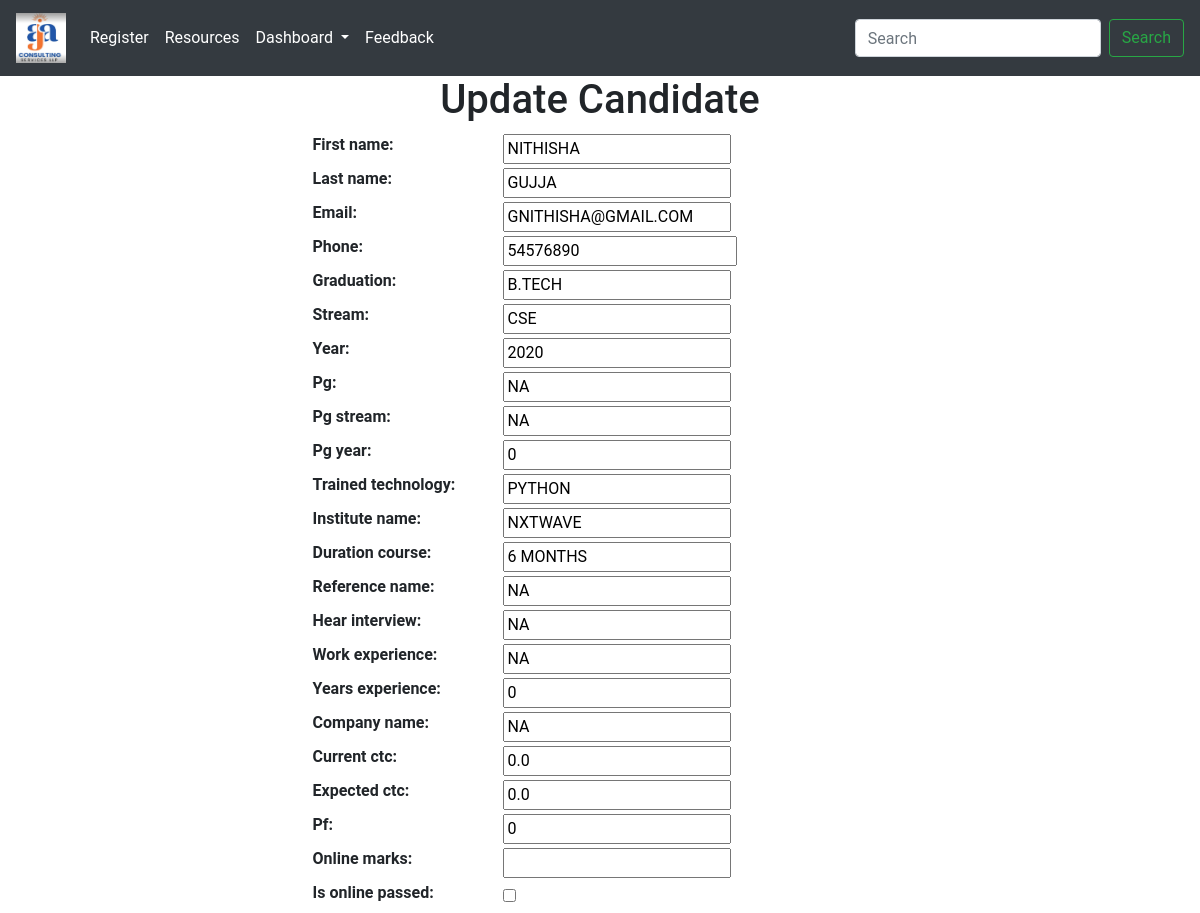
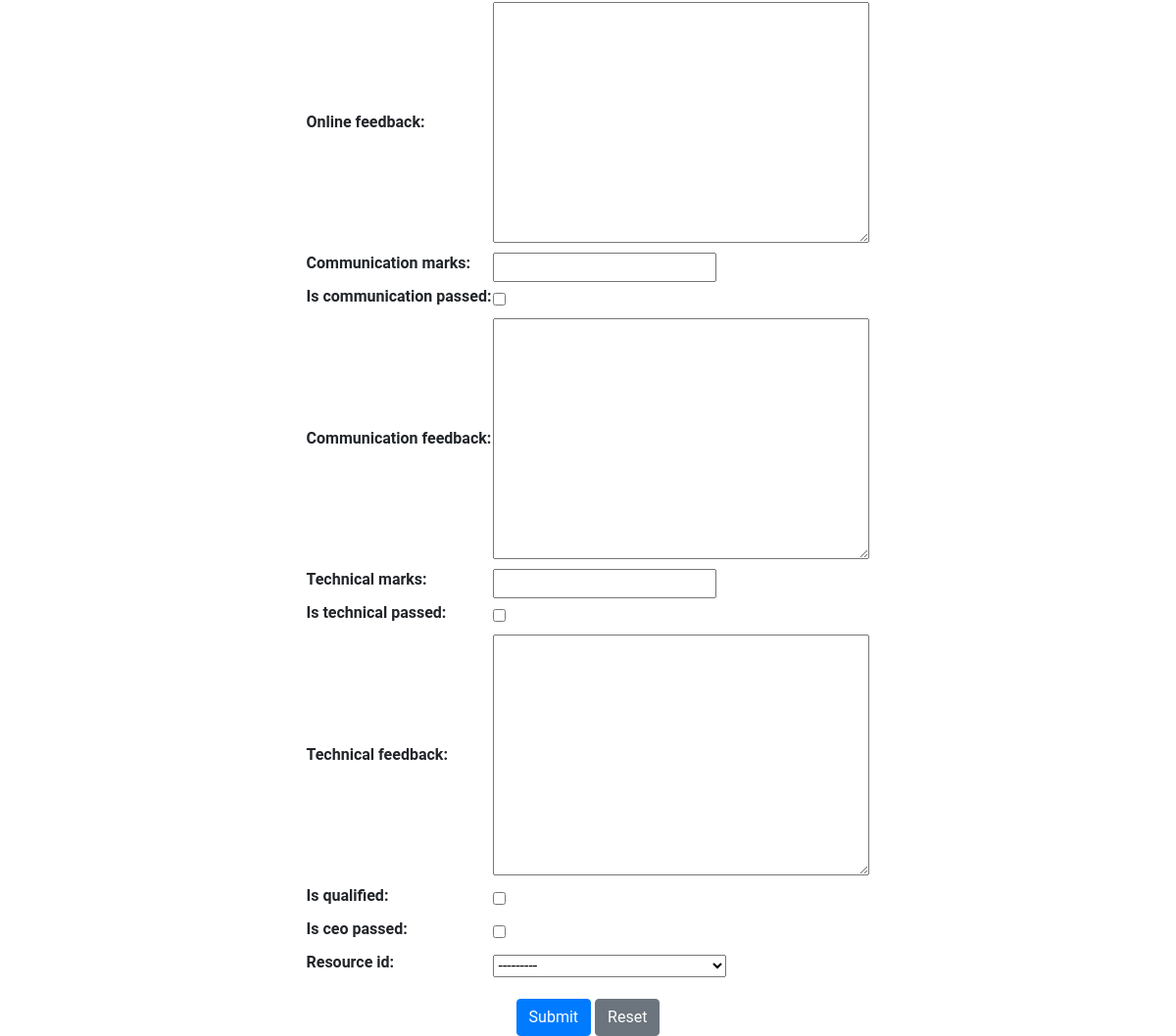
Screenshot of /resources/update/87 with the database file from the repository (2 pictures, top to bottom).
### resourcesApp/models.py (models this page shows)
class Resources(models.Model):
    first_name = models.CharField(max_length=250, )
    last_name = models.CharField(max_length=250)
    email = models.EmailField(max_length=250)
    phone = models.BigIntegerField()
    graduation = models.CharField(max_length=500)
    stream = models.CharField(max_length=100)
    year = models.SmallIntegerField()
    pg = models.CharField(max_length=500, null=True)
    pg_stream = models.CharField(max_length=100, null=True)
    pg_year = models.SmallIntegerField(null=True)
    trained_technology = models.CharField(max_length=250)
    institute_name = models.CharField(max_length=500)
    duration_course = models.CharField(max_length=100)
    reference_name = models.CharField(max_length=250, null=True)
    hear_interview = models.CharField(max_length=100, null=True)
    work_experience = models.CharField(max_length=100, null=True)
    years_experience = models.SmallIntegerField(null=True)
    company_name = models.CharField(max_length=500, null=True)
    current_ctc = models.FloatField(null=True)
    expected_ctc = models.FloatField(null=True)
    pf = models.CharField(max_length=100, null=True)
    created_at = models.DateTimeField(default=datetime.now())
    def __str__(self):
        return f'id:{self.id} name:{self.first_name} {self.last_name}'

### resourcesApp/views.py (the view, shortened to what this page needs)
# urls.py: path("update/<id>", update_candidate, name="update_candidate"),
def update_candidate(request, id):
    get_data = Resources.objects.get(id=id)
    rounds_form = RoundsForm()
    form = ResourcesForm(instance=get_data)
    msg = f'You have successfully updated with {get_data.first_name} {get_data.last_name}'
    return render(request, "resources/update.html", {'form':form, 'rounds':rounds_form})

### resourcesApp/forms.py (shortened to what this page needs)
class ResourcesForm(forms.ModelForm):
    class Meta:
        model= Resources
        exclude = ["created_at"]

class RoundsForm(forms.ModelForm):
    class Meta:
        model= Rounds
        fields = "__all__"

### resourcesApp/templates/resources/update.html (shortened to what this page needs)
{% extends "resources/header.html" %}
{% block data %}
<form method="POST">
    <h1 class="text-center">Update Candidate</h1>
            <table align="center">
                {{ form.as_table }}
                {{ rounds.as_table }}
            </table>
            <div class="text-center mt-3">
                <input type="submit" class="btn btn-primary" value="Submit" />
                <input type="reset" class="btn btn-secondary" value="Reset" />
            </div>
</form>
{% endblock %}

### resourcesApp/templates/resources/bootstrap.html (style rules this page uses)
* { font-family: "Roboto"; }

### rows the page displays
Resources: first_name "NITHISHA", last_name "GUJJA", email "GNITHISHA@GMAIL.COM", phone "54576890", graduation "B.TECH", stream "CSE", year "2020", pg "NA", pg_stream "NA", pg_year "0", trained_technology "PYTHON", institute_name "NXTWAVE", duration_course "6 MONTHS", reference_name "NA", hear_interview "NA", work_experience "NA", years_experience "0", company_name "NA", current_ctc "0.0", expected_ctc "0.0", pf "0"
